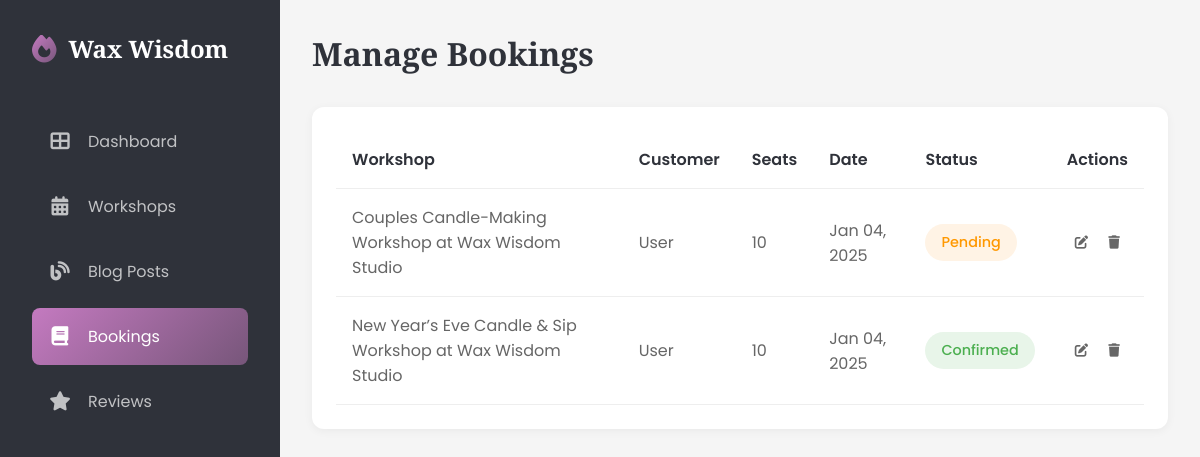
The app's page /dashboard/bookings/ (signed in) with its own data.
### candle/models.py (models this page shows, shortened)
class Config(models.Model):
    site_name = models.CharField(max_length=255)
    site_title = models.CharField(max_length=255)
    site_description = models.TextField()
    about_us = HTMLField(blank=True, null=True)
    facebook_url = models.URLField(blank=True, null=True)
    instagram_url = models.URLField(blank=True, null=True)
    pinterest_url = models.URLField(blank=True, null=True)
    created_at = models.DateTimeField(auto_now_add=True)
    updated_at = models.DateTimeField(auto_now=True)
    class Meta:
        verbose_name = 'Site Configuration'
        verbose_name_plural = 'Site Configuration'
    def as_dict(self):
        return {
            'site_name': self.site_name or '',
            'site_title': self.site_title or '',
            "about_us": self.about_us or '',
            'site_description': self.site_description or '',
            'facebook_url': self.facebook_url or '',
            'instagram_url': self.instagram_url or '',
            "pinterest_url": self.pinterest_url or ""
        }

class Booking(models.Model):
    STATUS_CHOICES = [
        ('confirmed', 'Confirmed'),
        ('pending', 'Pending'),
        ('cancelled', 'Cancelled'),
    ]
    user = models.ForeignKey(User, on_delete=models.CASCADE, related_name='bookings', related_query_name='booking')
    workshop = models.ForeignKey(CandleWorkshop, on_delete=models.CASCADE, related_name='bookings', related_query_name='booking')
    booking_date = models.DateTimeField(auto_now_add=True)
    number_of_seats = models.IntegerField()
    status = models.CharField(
        max_length=10,
        choices=STATUS_CHOICES,
        default='pending'
    )
    class Meta:
        ordering = ['-booking_date']

class CandleWorkshop(models.Model):
    title = models.CharField(max_length=255)
    description = models.TextField()
    duration = models.FloatField(
        help_text='Duration of the workshop in hours (e.g., 1.5 for 1.5 hours)'
    )
    thumbnail = models.ImageField(
        upload_to='workshop_thumbnails/',
        null=True,
        blank=True,
        help_text='Featured image for the workshop',
        storage=RawMediaCloudinaryStorage()
    )
    date = models.DateField()
    time = models.TimeField()
    price = models.DecimalField(max_digits=10, decimal_places=2)
    capacity = models.IntegerField()
    class Meta:
        ordering = ("-date",)

### candle/views.py (the view)
# urls.py: path("bookings/",DashboardBookingView.as_view(),name="dashboard_bookings"),
class DashboardBookingView(LoginRequiredMixin,ListView):
    model = Booking
    template_name = "candle/dashboard/bookings.html"
    context_object_name = 'bookings'
    paginate_by = 10
    def get_queryset(self):
        user = self.request.user
        if user.is_superuser:
            return Booking.objects.all().order_by('-booking_date')
        return Booking.objects.filter(user=user).order_by('-booking_date')
    def get_context_data(self, **kwargs):
        context = super().get_context_data(**kwargs)
        context["active_menu"] = "bookings"
        return context

### candle/context_processors.py (called while the page is built)
def company_info(request):
    config = {
        "latest_blogs":Blogpost.objects.all()[:6],
        "latest_workshops":CandleWorkshop.objects.all()[:6]
    }
    try:
        config.update(Config.objects.first().as_dict())
    except Exception as e:
        pass
    return config

### candle/templates/candle/dashboard/bookings.html (shortened to what this page needs)
{% extends 'candle/dashboard/base.html' %}
{% block content %}
<main class="main-content">
    <div class="page-header">
        <h1 class="page-title">Manage Bookings</h1>
    </div>
    <div class="table-container">
        {% if not bookings %}
        <div class="empty-state">
            <i class="fas fa-calendar-xmark"></i>
            <p>No Recent Bookings</p>
            <span>New bookings will appear here</span>
        </div>
        {% else %}
        <table>
            <thead>
                <tr>
                    <th>Workshop</th>
                    {% if user.is_superuser %}
                    <th>Customer</th>
                    {% endif %}
                    <th>Seats</th>
                    <th>Date</th>
                    <th>Status</th>
                    <th>Actions</th>
                </tr>
            </thead>
            <tbody>
                {% for booking in bookings %}
                    <tr>
                        <td>{{booking.workshop.title}}</td>
                        {% if user.is_superuser %}
                        <td>{{booking.user.get_full_name|default:"User"}}</td>
                        {% endif %}
                        <td>{{booking.number_of_seats}}</td>
                        <td>{{booking.booking_date|date:"M d, Y"}}</td>
                        <td><span class="status status-{{booking.status}}">{{booking.get_status_display}}</span></td>
                        <td>
                            <button class="action-btn" onclick="openBookingModal({{booking.id}})"><i class="fas fa-edit"></i></button>
                            <form method="post" action="{% url 'candle:delete_bookings' booking.id %}" class="delete-form">
                                <button type="submit" class="action-btn">
                                    <i class="fas fa-trash"></i>
                                </button>
                            </form>
                        </td>
                    </tr>
                {% endfor %}
            </tbody>
        </table>
        {% endif %}
    </div>
</main>
{% endblock content %}

### candle/templates/candle/dashboard/fragments/sidebar.html (shortened to what this page needs)
<aside class="sidebar">
    <div class="logo">
        <i class="fas fa-fire"></i>
        <span>{{site_name}}</span>
    </div>
    <ul class="nav-menu">
        <li class="nav-item">
            <a href="{% url 'candle:dashboard' %}" class="nav-link {% if active_menu == 'dashboard'%} active {% endif %}">
                <i class="fas fa-th-large"></i>
                <span>Dashboard</span>
            </a>
        </li>
        {% if user.is_superuser %}
        <li class="nav-item">
            <a href="{% url 'candle:dashboard_workshops' %}" class="nav-link {% if active_menu == 'workshops'%} active {% endif %}">
                <i class="fas fa-calendar-alt"></i>
                <span>Workshops</span>
            </a>
        </li>
        <li class="nav-item">
            <a href="{% url 'candle:dashboard_blogs' %}" class="nav-link {% if active_menu == 'blogs'%} active {% endif %}">
                <i class="fas fa-blog"></i>
                <span>{% if not user.is_superuser %}My {% endif %}Blog Posts</span>
            </a>
        </li>
        {% endif %}
        <li class="nav-item">
            <a href="{% url 'candle:dashboard_bookings' %}" class="nav-link {% if active_menu == 'bookings'%} active {% endif %}">
                <i class="fas fa-book"></i>
                <span>{% if not user.is_superuser %}My {% endif %}Bookings</span>
            </a>
        </li>
        <li class="nav-item">
            <a href="{% url 'candle:dashboard_reviews' %}" class="nav-link {% if active_menu == 'reviews'%} active {% endif %}">
                <i class="fas fa-star"></i>
                <span>{% if not user.is_superuser %}My {% endif %}Reviews</span>
            </a>
        </li>
    </ul>
</aside>

### candle/static/candle/dashboard/main.css (style rules this page uses)
:root { --color-dark: #2F323A; --color-purple: #77567A; --color-magenta: #C47AC0; --color-pink: #E39EC1; --color-light: #DEBAC0; --gradient-primary: linear-gradient(135deg, var(--color-magenta), var(--color-purple)); --gradient-hover: linear-gradient(135deg, var(--color-purple), var(--color-magenta)); }
* { margin: 0; padding: 0; box-sizing: border-box; }
body { font-family: 'Poppins', sans-serif; background-color: #f5f5f5; display: flex; min-height: 100vh; overflow-x: hidden; }
.sidebar { width: 280px; background: var(--color-dark); min-height: 100vh; padding: 2rem; position: fixed; left: 0; top: 0; transition: all 0.3s ease; z-index: 1000; }
.logo { color: white; font-size: 1.5rem; font-weight: bold; font-family: 'Playfair Display', serif; display: flex; align-items: center; gap: 0.75rem; margin-bottom: 3rem; white-space: nowrap; padding-right: 1rem; }
.logo i { background: var(--gradient-primary); -webkit-background-clip: text; -webkit-text-fill-color: transparent; font-size: 1.75rem; flex-shrink: 0; }
.nav-menu { list-style: none; }
.nav-item { margin-bottom: 0.5rem; position: relative; }
.nav-link { color: rgba(255, 255, 255, 0.7); text-decoration: none; display: flex; align-items: center; padding: 1rem; border-radius: 8px; transition: all 0.3s ease; white-space: nowrap; }
.nav-link i { margin-right: 1rem; font-size: 1.2rem; min-width: 24px; text-align: center; }
.nav-link.active, .nav-link:hover { background: var(--gradient-primary); color: white; }
.main-content { flex: 1; margin-left: 280px; padding: 2rem; transition: all 0.3s ease; width: calc(100% - 280px); }
.page-header { display: flex; justify-content: space-between; align-items: center; margin-bottom: 2rem; flex-wrap: wrap; gap: 1rem; }
.page-title { font-family: 'Playfair Display', serif; color: var(--color-dark); font-size: clamp(1.5rem, 4vw, 2rem); }
.table-container { background: white; border-radius: 12px; padding: 1.5rem; box-shadow: 0 2px 10px rgba(0, 0, 0, 0.05); margin-bottom: 2rem; overflow-x: auto; }
table { width: 100%; border-collapse: collapse; min-width: 600px; }
th, td { padding: 1rem; text-align: left; border-bottom: 1px solid #eee; }
th { font-weight: 600; color: var(--color-dark); white-space: nowrap; }
td { color: #666; }
.status { padding: 0.5rem 1rem; border-radius: 50px; font-size: 0.9rem; font-weight: 500; display: inline-block; white-space: nowrap; }
.status-pending { background: #fff3e5; color: #ff9800; }
.status-confirmed { background: #e8f5e9; color: #4caf50; }
.action-btn { padding: 0.5rem; border: none; background: none; color: #666; cursor: pointer; transition: all 0.3s ease; }
.delete-form { display: inline; }

### records on screen
Config: site_name "Wax Wisdom"
Booking: workshop "Couples Candle-Making Workshop at Wax Wisdom Studio", user.get_full_name "User", number_of_seats "10", booking_date "Jan 04, 2025", status "Pending"
Booking: workshop "New Year’s Eve Candle & Sip Workshop at Wax Wisdom Studio", user.get_full_name "User", number_of_seats "10", booking_date "Jan 04, 2025", status "Confirmed"
